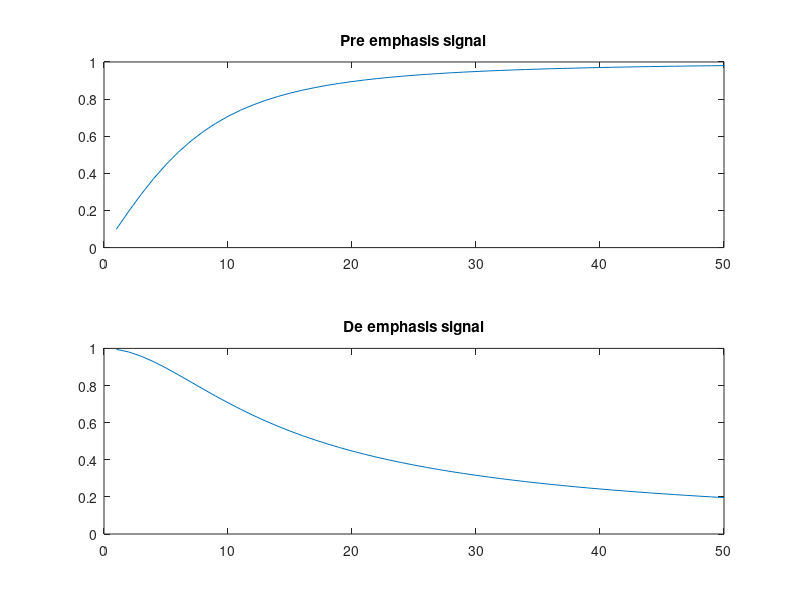

The MATLAB source for this figure:
f1 = 10;
for f = 1:50
    x(f) = (1/sqrt(1+(f1/f)^2));
    f2(f) = f;
end
subplot(2,1,1);
plot(f2,x);
title('Pre emphasis signal')


for f = 1:50
    y(f) = (1/sqrt(1+(f/f1)^2));
    f3(f) = f;
end
subplot(2,1,2)
plot(f3,y)
title('De emphasis signal')